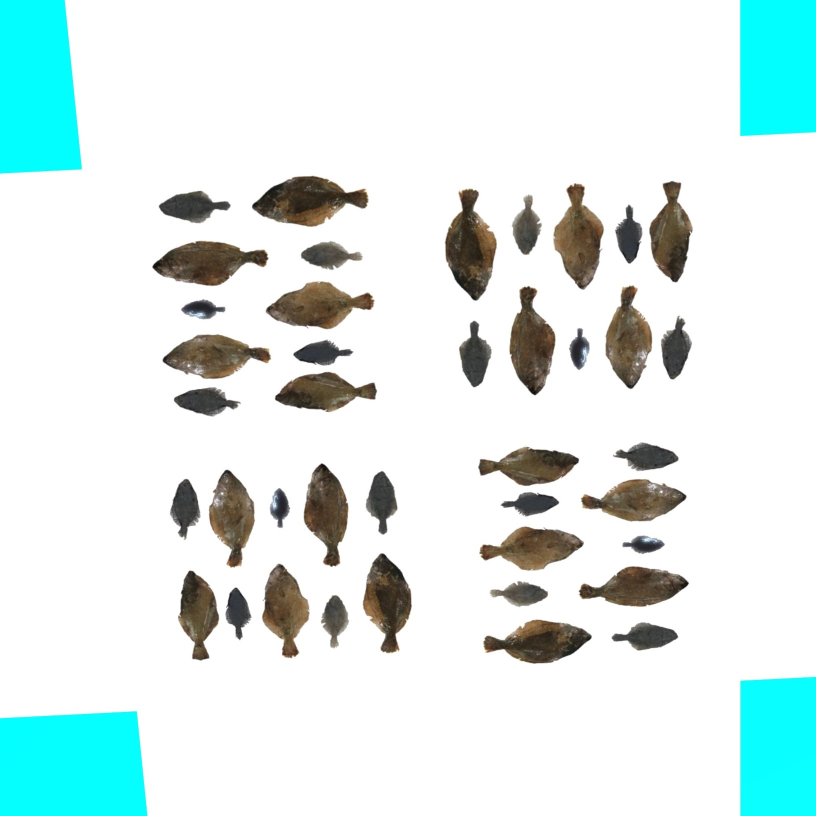
#> input picture tools/img_processing/cyanCorner2.jpg, 1631 x 1632 px (shown at 1/2 size); its folder holds only this picture in this run
$ python -i new_test_re.py   (imports and definitions only)
#> lines starting #> are read from the running program, lines starting #| are printed output that depends on the picture; after the words box and inside, x2 and y2 are one past the last pixel; in counts of white or black regions, pixels touching at a corner belong together
#> further down, picture is the input picture: shape (1632, 1631, 3); mean B, G, R 232.6, 234.4, 218
######For uncrop first img#######
####img path ->"/data/yunjin/last/salmon"

import cv2
import os, sys
import numpy as np
import matplotlib.pyplot as plt


IMAGE_PATHS = "/data/yunjin/last/salmon/retest"
SAVE_PATHS = "/data/yunjin/last/mmdetection/salmonimg/retest"

def perspective_correction(src, max_height=790, max_width=790):
   # Get color ranges at the corners
#> called with max_height = 790, max_width = 790
   height, width = src.shape[:2]
#> height = 1632; width = 1631
   img_height = (int)(height*0.7)
#> img_height = 1142
   img_width = (int)(width*0.7)
#> img_width = 1141
#    print(src[height-5,width-5].tolist())
   color = []
   off_pixel = 13
   color.append(src[off_pixel, off_pixel].tolist())
   color.append(src[height-off_pixel, off_pixel].tolist())
   color.append(src[off_pixel, width-off_pixel].tolist())
   color.append(src[height-off_pixel, width-off_pixel].tolist())
#    print(color)
   # lower and upper ranges
   lower = []
   upper = []
   for i in range (3):
      color.sort(key=lambda k: k[i])   # sort 가장 낮은 수 부터 높은 수 까지 -> Range 정하기
    #   print(color)
      low_col = color[0][i]-15
      if low_col < 0:
         lower.append(0)
      else:
         lower.append(low_col)

      up_col = color[3][i]+15
      if up_col > 255:
         upper.append(255)
      else:
         upper.append(up_col)
#> this loop made 3 passes
#> (low_col, up_col) on passes 1 to 3: (239, 270), (239, 270), (-14, 26)
#> after the loop, lower = [239, 239, 0]; upper = [255, 255, 26]
#    print(lower)
#    print(upper)
   lower = np.array(lower, dtype="uint8")
   upper = np.array(upper, dtype="uint8")
   mask = cv2.inRange(src, lower, upper)
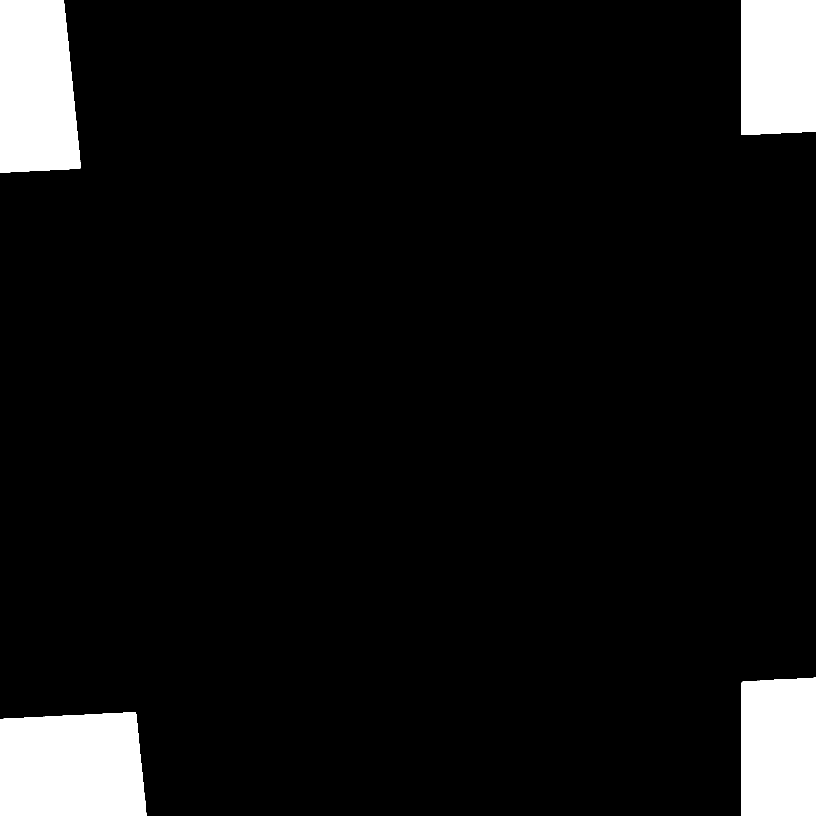
#> mask: shape (1632, 1631) (shown at 1/2 size); 7% white; 4 white regions, box (x1, y1, x2, y2) and area: (0, 1425, 293, 1632) 56797, (0, 0, 161, 345) 49496, (1483, 1355, 1631, 1632) 40334, (1482, 0, 1631, 270) 39719
   bound = cv2.bitwise_and(src, src, mask=mask)
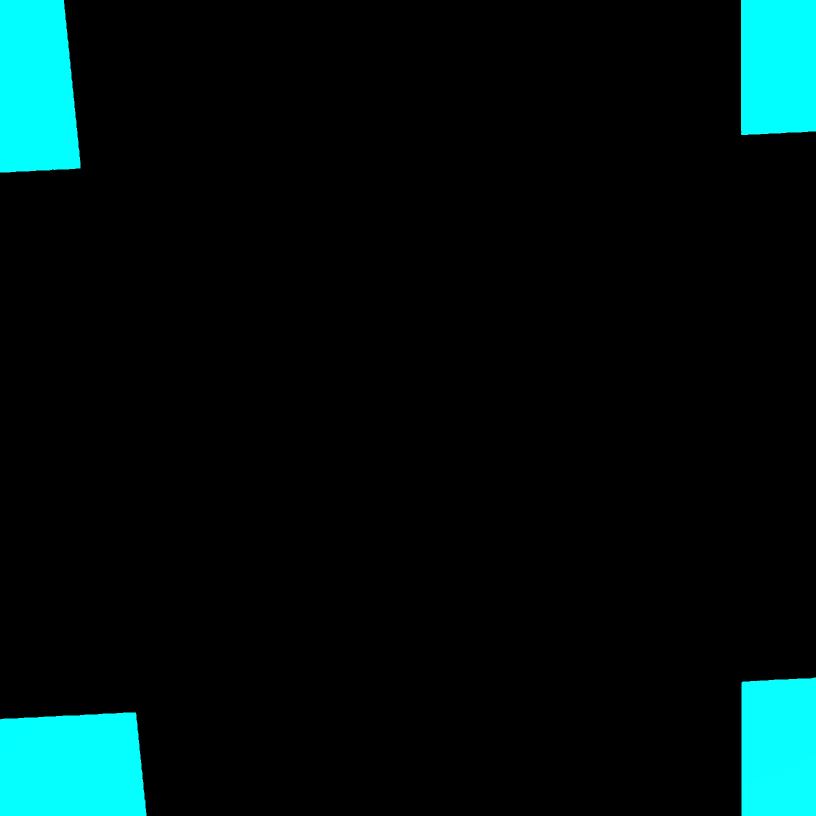
#> bound: shape (1632, 1631, 3) (shown at 1/2 size); mean B, G, R 17.8, 17.8, 0.3
#    plt.imshow(cv2.cvtColor(bound, cv2.COLOR_BGR2RGB)), plt.show() #range를 토대로 mask 형성

   gray = cv2.cvtColor(bound, cv2.COLOR_BGR2GRAY) #gray 마스크로 변경
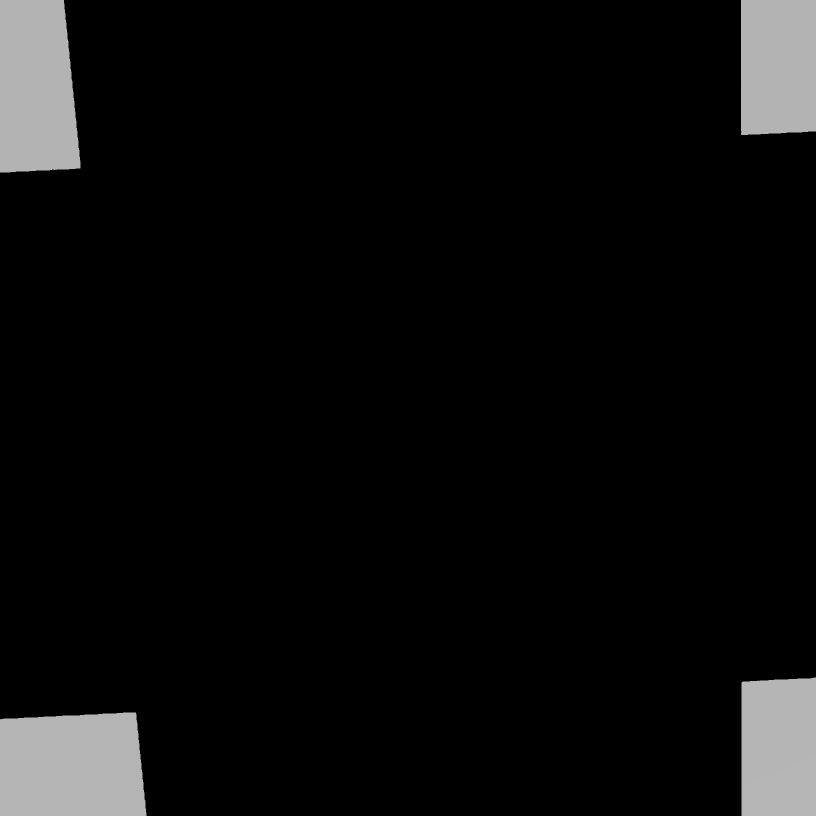
#> gray: shape (1632, 1631) (shown at 1/2 size); min 0, max 184, mean 12.6
# #    plt.imshow(cv2.cvtColor(gray, cv2.COLOR_BGR2RGB)), plt.show()
   blur = cv2.GaussianBlur(gray, (7,7), 0)


#    # detect the corners
   corners = cv2.goodFeaturesToTrack(blur, 4, 0.01, 550, blockSize = 20)  # four points
#> corners = [[1490, 262], [153, 329], [1491, 1371], [265, 1433]]
   corners = np.int0(corners)
#    print(corners)

   if len(corners) == 4:
      srcPoints = []
      for i in corners:
         x, y = i.ravel()
         srcPoints.append([x, y])
#> this loop made 4 passes
#> after the loop, srcPoints has the same summary as corners
#          #cv2.circle(src, (x, y), 5, (0,0,255), -1)

      # Order four points
      srcPoints.sort(key=lambda k: k[0]) # sort by x
      #print(srcPoints)
      first_col = []
      first_col.append(srcPoints[0])
      first_col.append(srcPoints[1])
      first_col.sort(key=lambda k: k[1])

      second_col = []
      second_col.append(srcPoints[2])
      second_col.append(srcPoints[3])
      second_col.sort(key=lambda k: k[1])

      srcPoints = []
      srcPoints.append(first_col[0])
      srcPoints.append(first_col[1])
      srcPoints.append(second_col[0])
      srcPoints.append(second_col[1])

    # [8 lines of commented-out code are left out]

      dstPoints = [[0, 0], [0, img_height], [img_width, 0], [img_width, img_height]]
      H, mask = cv2.findHomography(np.float32(srcPoints), np.float32(dstPoints))
#> H = [[0.828, -0.084, -99.02], [0.0461, 0.921, -309.9], [-4.06e-06, -7.29e-05, 1]]; mask = [1, 1, 1, 1]
#> (the run stopped early here; a loop or call above may not have finished)
